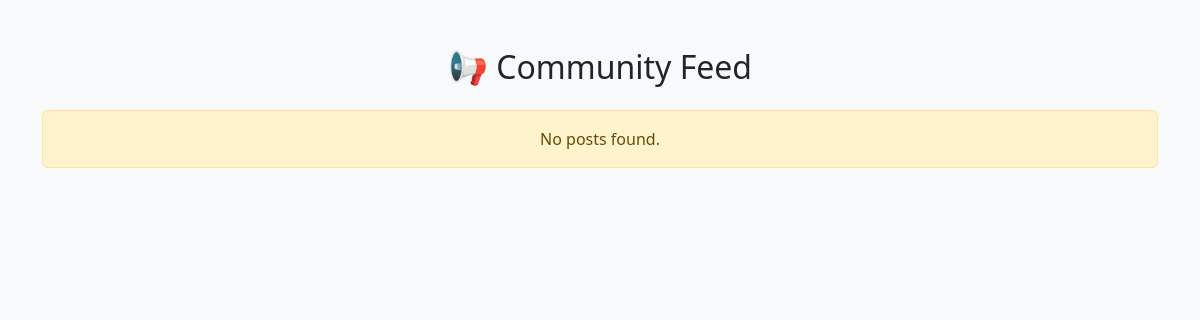
The page /feed/ (signed in) on the database as committed earlier.
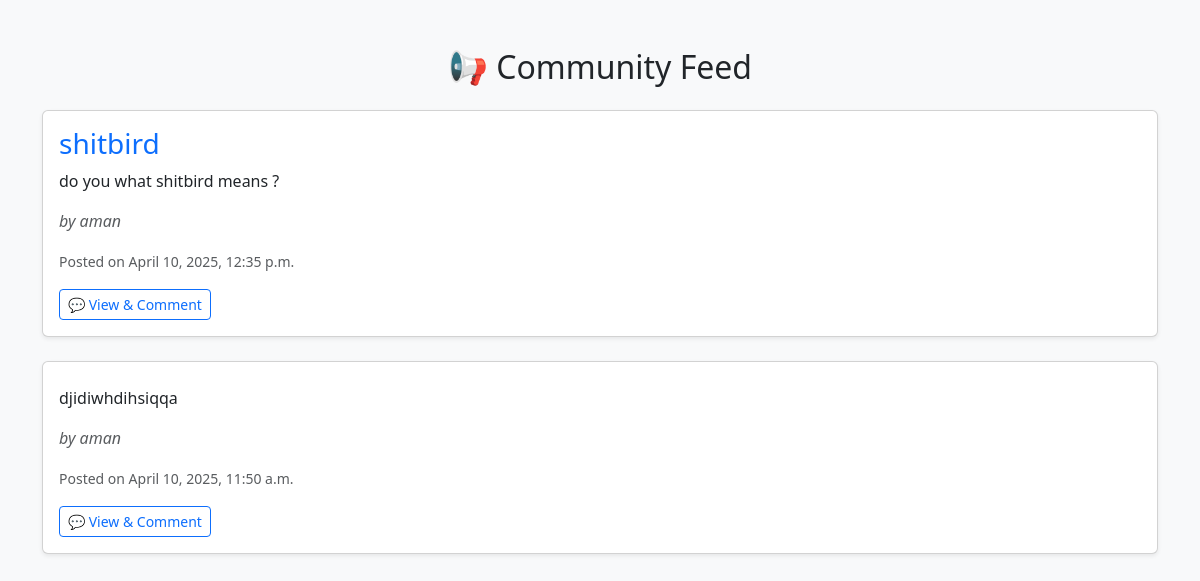
The same page on the database as committed later.
### accounts/models.py (models this page shows, shortened)
class ProfilePost(models.Model):
    user = models.ForeignKey(
        CustomUser,
        on_delete=models.CASCADE,
        related_name='posts'
    )
    title = models.CharField(max_length=100)
    content = models.TextField()
    created_at = models.DateTimeField(auto_now_add=True)

class CustomUser(AbstractBaseUser, PermissionsMixin):
    email = models.EmailField(unique=True)
    username = models.CharField(max_length=150, unique=True)
    phone = models.CharField(max_length=15, blank=True, null=True)
    bio = models.TextField(blank=True, null=True)
    is_active = models.BooleanField(default=True)
    is_staff = models.BooleanField(default=False)
    objects = CustomUserManager()
    USERNAME_FIELD = 'email'
    REQUIRED_FIELDS = ['username']

### accounts/views.py (the view)
# urls.py: path('feed/', views.global_feed_view, name='global_feed'),
def global_feed_view(request):
    posts = ProfilePost.objects.exclude(user=request.user).order_by('-created_at')
    return render(request, 'accounts/feed.html', {'posts': posts})

### accounts/templates/accounts/feed.html (shortened to what this page needs)
<!DOCTYPE html>
<html lang="en">
<head>
    <link href="https://cdn.jsdelivr.net/npm/bootstrap@5.3.0/dist/css/bootstrap.min.css" rel="stylesheet">
</head>
<body class="bg-light">
    <div class="container mt-5">
        <h2 class="text-center mb-4">📢 Community Feed</h2>
        {% for post in posts %}
            <div class="card mb-4 shadow-sm">
                <div class="card-body">
                    <h3 class="card-title text-primary">{{ post.title }}</h3>
                    <p class="card-text">{{ post.content }}</p>
                    <p class="text-muted"><em>by {{ post.user.username }}</em></p>
                    <small class="text-muted">Posted on {{ post.created_at|date:"F j, Y, g:i a" }}</small>
                    <div class="mt-3">
                        <a href="{% url 'post_detail' post.id %}" class="btn btn-outline-primary btn-sm">💬 View & Comment</a>
                    </div>
                </div>
            </div>
        {% empty %}
            <div class="alert alert-warning text-center" role="alert">
                No posts found.
            </div>
        {% endfor %}
    </div>
</body>
</html>

Rows that differ between the two databases and show on the page:
added ProfilePost: title "shitbird", content "do you what shitbird means ?", user.username "aman", created_at "April 10, 2025, 12:35 p.m."
added ProfilePost: content "djidiwhdihsiqqa", user.username "aman", created_at "April 10, 2025, 11:50 a.m."
Other text that changed with them:
text no longer shown: "No posts found."
